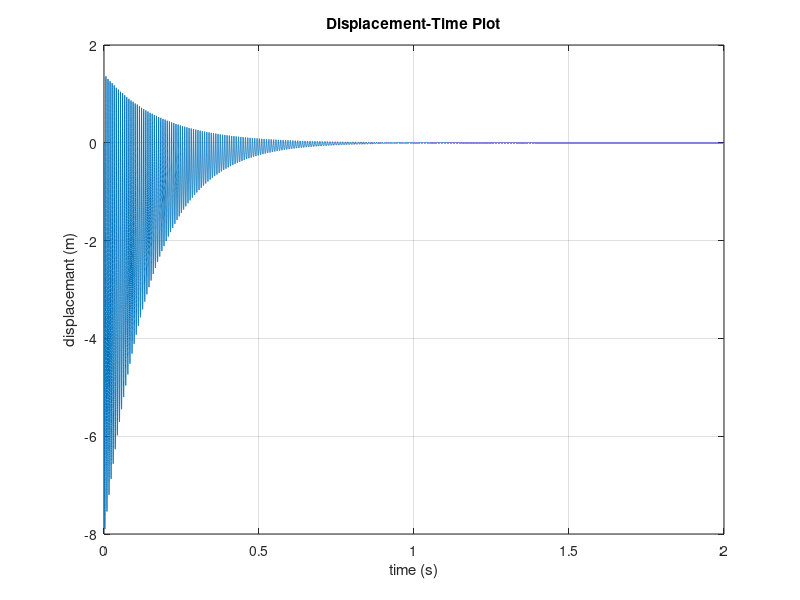
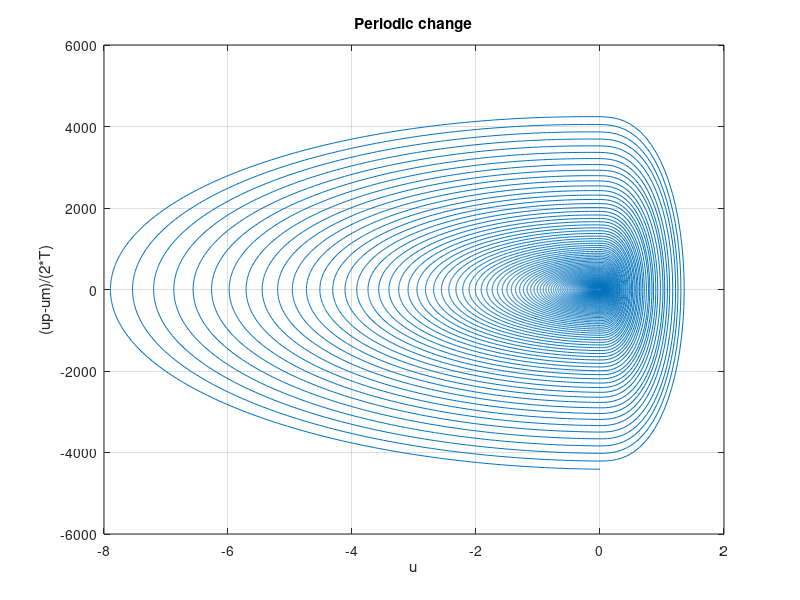
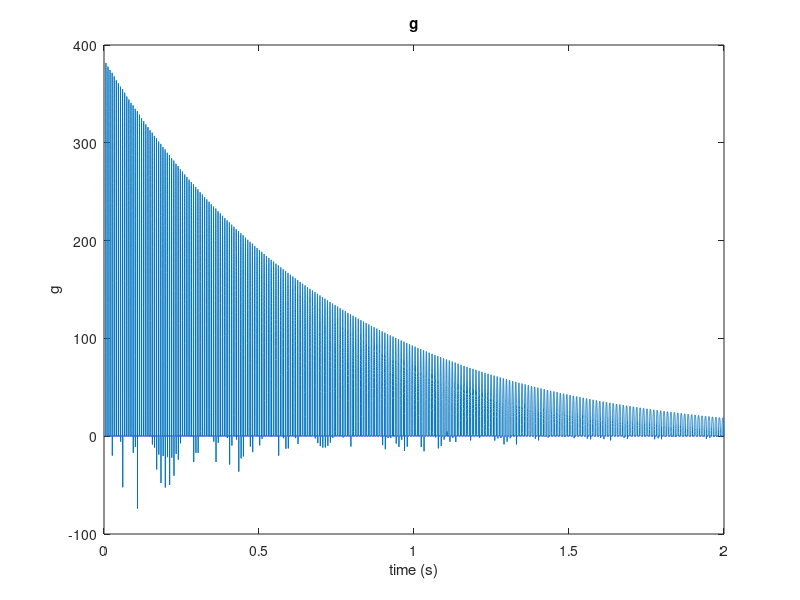
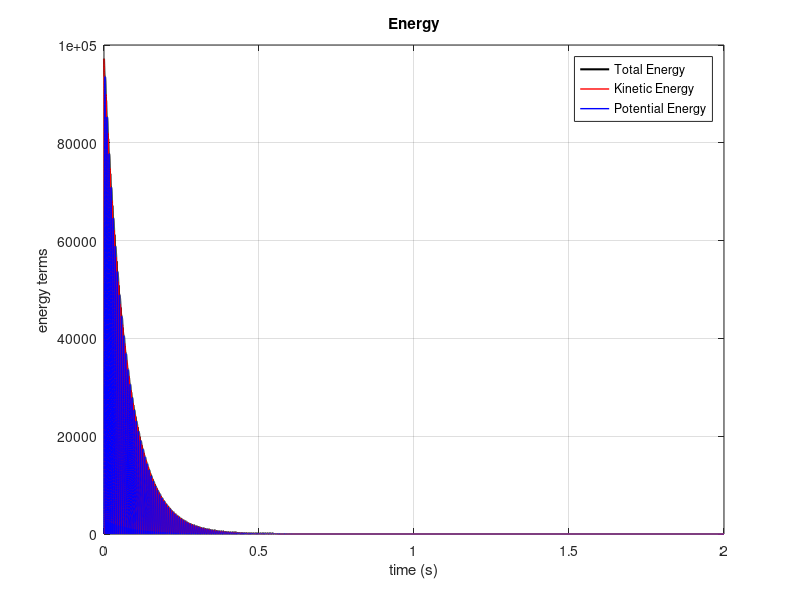

The MATLAB source for these figures, in order:
% Collision

clear;

fs = 44100; % sample rate (Hz)
T = 1/fs; % time period (s)
dur = 2; % duration of signal (s)
Ns = floor(dur*fs); % number of samples
t = (0:Ns-1)*T; % time vector

m = 0.01;
kc = 1e5;
alp = 1.5;

um = 0.1; % u(n-1)
u = 0; % u(n)
up = 0; % u(n+1)

up0 = 0;

psim = 0; % psi(n-1)
psi = 0; % psi(n)
psip = 0; % psi(n+1)

k = 3000;
z = 0;
a = k*T^2/m;
xi = (T^2)/m;

out = zeros(1,Ns);
out2 = zeros(1,Ns);
out3 = zeros(1,Ns);

KE = zeros(1,Ns); % kinetic energy
PE = zeros(1,Ns); % potential energy

for n=1:Ns
    
    h = (2-a)*u -2*um;
    up0 = h/(1+a)+um;
    g = 2*(-psim)/((up0-z)-(um-z));
    
    if u-z>0 && kc>0
        g = sqrt(0.5*kc*(alp+1)*(u-z)^(alp-1));
        if psim<0
            g = -g;
        end
        if 0.25*g*um>psim
            g = 0;
        end
    end 
    
    s = (h-xi*(psim-0.25*g*z)*g) / (1+a+0.25*xi*g^2);
    up = s+um;
    psip = psim+0.5*g*s;
    
    out(n) = u;
    out2(n) = (up-um)/(2*T);
    out3(n) = g;
    
    KE(n) = 0.5*m*(((up-u)/T)^2);
    PE(n) = 0.125*k*(up+u)^2;

    psim = psip;
    um = u;
    u = up;
end

TE = PE + KE;

soundsc(out,fs);

% displacement-time plot
figure(1);
clf;
plot(t,out);
xlabel('time (s)');
ylabel('displacemant (m)');
title('Displacement-Time Plot');
grid;

% Periodic change
figure(2);
clf;
plot(out,out2);
xlabel('u');
ylabel('(up-um)/(2*T)');
title('Periodic change');
grid;

figure(3);
clf;
plot(t,out3);
xlabel('time (s)');
ylabel('g');
title('g');

% energy terms plot
figure(4);
clf;
plot(t,TE,'k-','Linewidth',1.5);
hold on;
plot(t,KE,'r-','Linewidth',1.0);
plot(t,PE,'b-','Linewidth',1.0);
hold off;
xlabel('time (s)');
ylabel('energy terms');
title('Energy');
grid;
legend('Total Energy','Kinetic Energy','Potential Energy','Location','northeast');